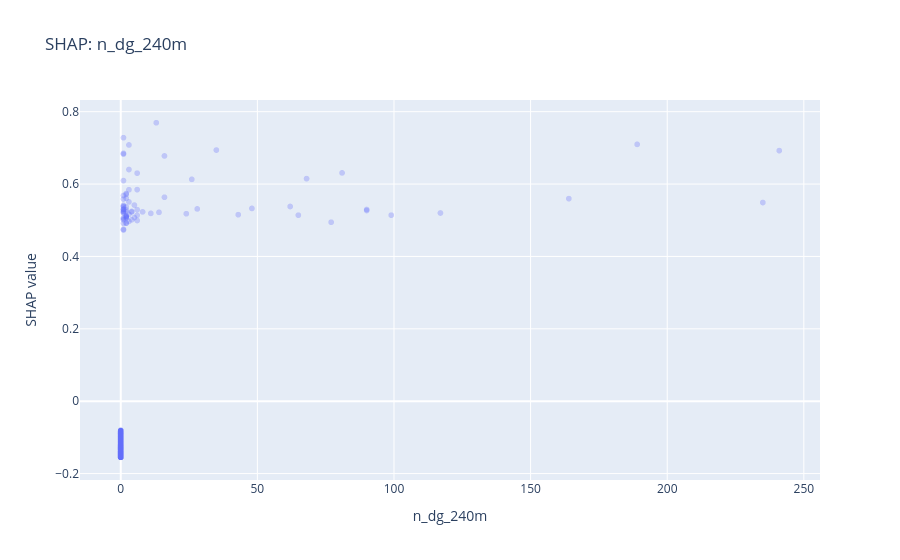
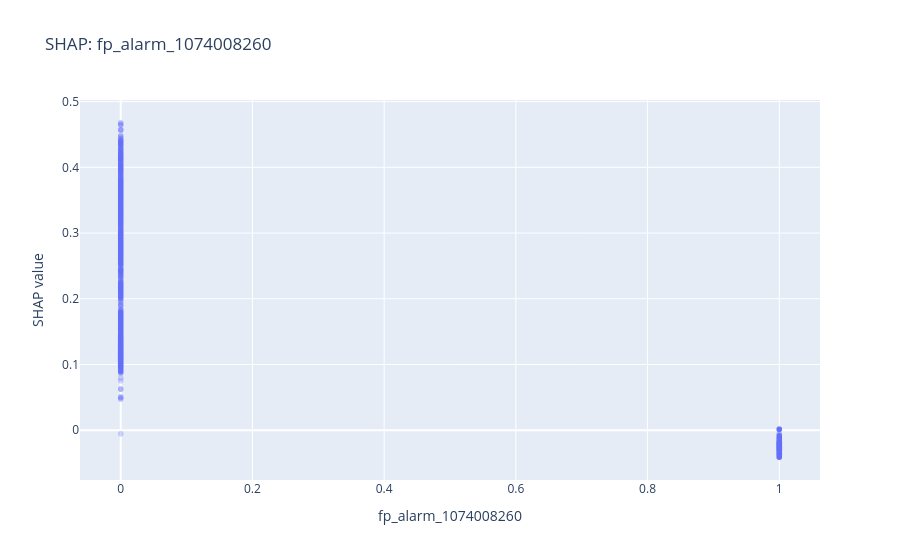
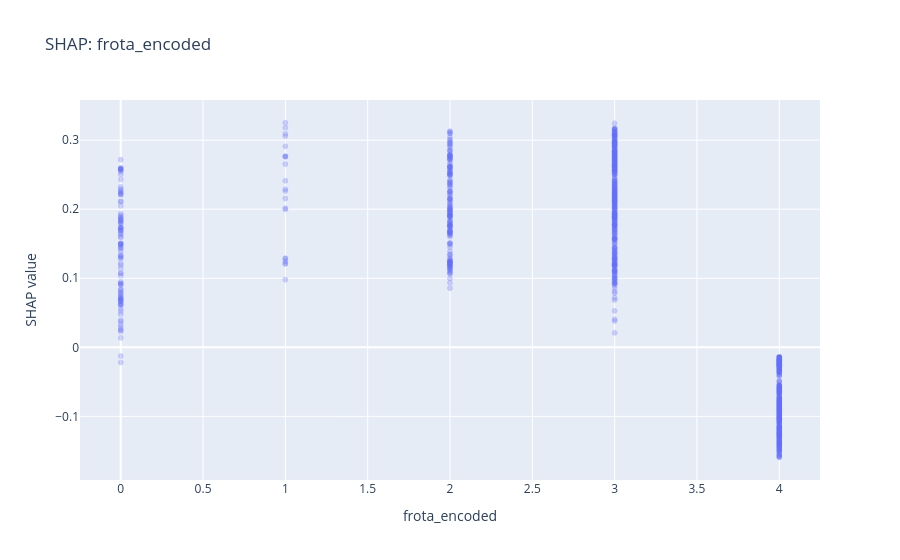
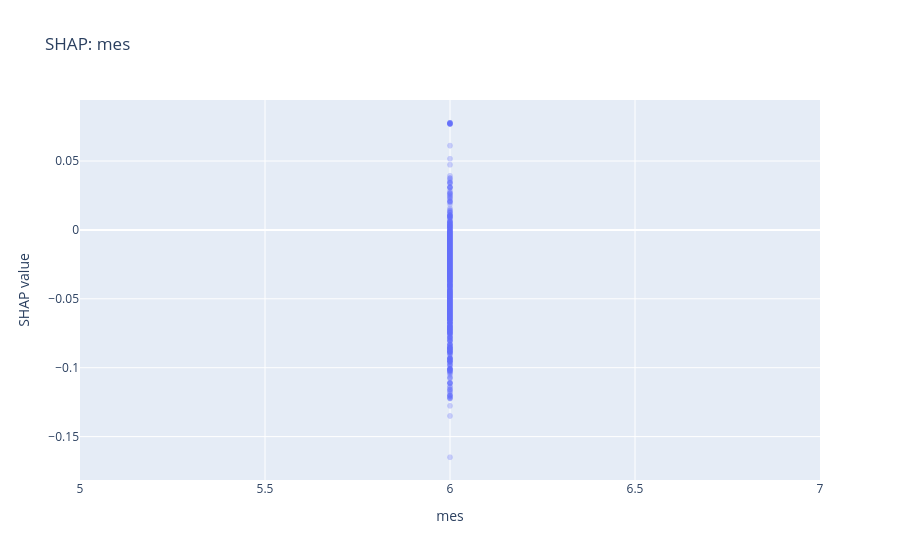

The code cell stored with these charts, in order, in its notebook:
### Code cell
# SHAP beeswarm-style: scatter dos valores SHAP vs feature value (top-10)
top10_features = mean_abs_shap.head(10).index.tolist()

for feat in top10_features[:5]:  # primeiras 5 para não sobrecarregar o notebook
    feat_idx = list(X_shap.columns).index(feat)
    shap_col = shap_vals[:, feat_idx]
    feat_values = X_shap[feat].values

    fig_s = px.scatter(
        x=feat_values, y=shap_col,
        opacity=0.3,
        labels={'x': feat, 'y': 'SHAP value'},
        title=f'SHAP: {feat}',
    )
    fig_s.show()

### Figure 1 — Plotly figure (JSON) as saved in the notebook; plotly's stock layout.template omitted (floating-point values rounded to 4 significant figures; data arrays with more than 128 entries replaced by an {"elided": "..."} marker saying what was removed)
{"data": [{"hovertemplate": "n_dg_240m=%{x}<br>SHAP value=%{y}<extra></extra>", "legendgroup": "", "marker": {"color": "#636efa", "opacity": 0.3, "symbol": "circle"}, "mode": "markers", "name": "", "showlegend": false, "type": "scattergl", "x": {"elided": "10000 float values"}, "xaxis": "x", "y": {"elided": "10000 float values"}, "yaxis": "y"}], "layout": {"legend": {"tracegroupgap": 0}, "title": {"text": "SHAP: n_dg_240m"}, "xaxis": {"anchor": "y", "domain": [0.0, 1.0], "title": {"text": "n_dg_240m"}}, "yaxis": {"anchor": "x", "domain": [0.0, 1.0], "title": {"text": "SHAP value"}}}}

### Figure 2 — Plotly figure (JSON) as saved in the notebook; plotly's stock layout.template omitted (floating-point values rounded to 4 significant figures; data arrays with more than 128 entries replaced by an {"elided": "..."} marker saying what was removed)
{"data": [{"hovertemplate": "fp_alarm_1074008260=%{x}<br>SHAP value=%{y}<extra></extra>", "legendgroup": "", "marker": {"color": "#636efa", "opacity": 0.3, "symbol": "circle"}, "mode": "markers", "name": "", "showlegend": false, "type": "scattergl", "x": {"elided": "10000 float values"}, "xaxis": "x", "y": {"elided": "10000 float values"}, "yaxis": "y"}], "layout": {"legend": {"tracegroupgap": 0}, "title": {"text": "SHAP: fp_alarm_1074008260"}, "xaxis": {"anchor": "y", "domain": [0.0, 1.0], "title": {"text": "fp_alarm_1074008260"}}, "yaxis": {"anchor": "x", "domain": [0.0, 1.0], "title": {"text": "SHAP value"}}}}

### Figure 3 — Plotly figure (JSON) as saved in the notebook; plotly's stock layout.template omitted (floating-point values rounded to 4 significant figures; data arrays with more than 128 entries replaced by an {"elided": "..."} marker saying what was removed)
{"data": [{"hovertemplate": "frota_encoded=%{x}<br>SHAP value=%{y}<extra></extra>", "legendgroup": "", "marker": {"color": "#636efa", "opacity": 0.3, "symbol": "circle"}, "mode": "markers", "name": "", "showlegend": false, "type": "scattergl", "x": {"elided": "10000 float values"}, "xaxis": "x", "y": {"elided": "10000 float values"}, "yaxis": "y"}], "layout": {"legend": {"tracegroupgap": 0}, "title": {"text": "SHAP: frota_encoded"}, "xaxis": {"anchor": "y", "domain": [0.0, 1.0], "title": {"text": "frota_encoded"}}, "yaxis": {"anchor": "x", "domain": [0.0, 1.0], "title": {"text": "SHAP value"}}}}

### Figure 4 — Plotly figure (JSON) as saved in the notebook; plotly's stock layout.template omitted (floating-point values rounded to 4 significant figures; data arrays with more than 128 entries replaced by an {"elided": "..."} marker saying what was removed)
{"data": [{"hovertemplate": "mes=%{x}<br>SHAP value=%{y}<extra></extra>", "legendgroup": "", "marker": {"color": "#636efa", "opacity": 0.3, "symbol": "circle"}, "mode": "markers", "name": "", "showlegend": false, "type": "scattergl", "x": {"elided": "10000 float values"}, "xaxis": "x", "y": {"elided": "10000 float values"}, "yaxis": "y"}], "layout": {"legend": {"tracegroupgap": 0}, "title": {"text": "SHAP: mes"}, "xaxis": {"anchor": "y", "domain": [0.0, 1.0], "title": {"text": "mes"}}, "yaxis": {"anchor": "x", "domain": [0.0, 1.0], "title": {"text": "SHAP value"}}}}
